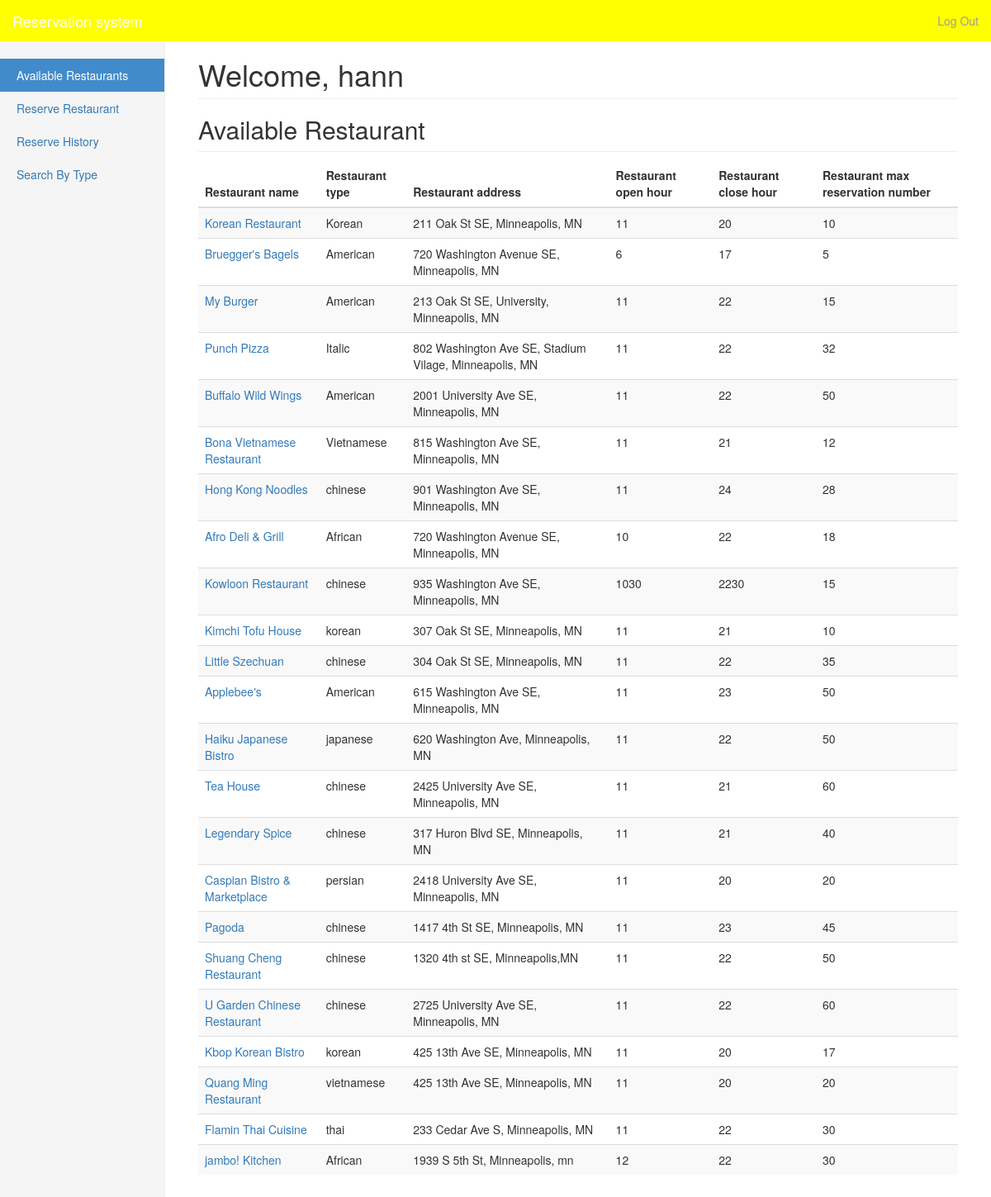
/dashboard (signed in), run on the app's committed database.
### app.py (models this page shows, shortened)
class User(UserMixin, db.Model):
    __tablename__ = 'User'
    user_id = db.Column(db.String(25), primary_key=True)
    user_password = db.Column(db.Integer, unique=True)
    user_Fname = db.Column(db.String(15), unique=True)
    user_Lname = db.Column(db.String(15), unique=True)
    user_phone_number = db.Column(db.String(80), unique=True)

class Restaurant(db.Model):
    __tablename__ = 'Restaurant'
    restaurant_id = db.Column(db.String(25), primary_key=True)
    restaurant_password = db.Column(db.Integer, unique=True)
    restaurant_name = db.Column(db.String(15), unique=True)
    restaurant_type = db.Column(db.String(15), unique=True)
    restaurant_address = db.Column(db.String(50), unique=True)
    open_hour = db.Column(db.Integer, unique=True)
    close_hour = db.Column(db.Integer, unique=True)
    max_capacity = db.Column(db.Integer, unique=True)

### app.py (the view)
@app.route('/dashboard')
@login_required
def dashboard():
    res2 = db.session.execute('select restaurant_name, restaurant_type, restaurant_address, open_hour, close_hour, max_capacity from Restaurant')
    list2 = res2.fetchall()
    return render_template('dashboard.html', name=current_user.user_Lname, list = list2)

### app.py (called while the page is built)
@login_manager.user_loader
def load_user(user_id):
    return User.query.get(user_id)

### templates/dashboard.html (shortened to what this page needs)
{% extends "bootstrap/base.html" %}
{% import "bootstrap/wtf.html" as wtf %}
{% block styles %}
{{super()}}
<link rel="stylesheet" href="{{url_for('.static', filename='dashboard.css')}}">
{% endblock %}
{% block content %}
    <nav class="navbar navbar-inverse navbar-fixed-top"  style="background-color:yellow">
      <div class="container-fluid">
        <div class="navbar-header">
          <a class="navbar-brand" href="#">Reservation system</a>
        </div>
        <div id="navbar" class="navbar-collapse collapse">
          <ul class="nav navbar-nav navbar-right">
            <li><a href="{{ url_for('logout') }}">Log Out</a></li>
          </ul>
        </div>
      </div>
    </nav>
    <div class="container-fluid">
      <div class="row">
        <div class="col-sm-3 col-md-2 sidebar">
          <ul class="nav nav-sidebar">
            <li class="active"><a href="{{ url_for('avail_rests') }}">Available Restaurants <span class="sr-only">(current)</span></a></li>
            <li><a href="{{ url_for('reserve_res') }}">Reserve Restaurant</a></li>
            <li><a href="{{ url_for('reserve_history') }}">Reserve History</a></li>
            <li><a href=" {{ url_for('search_by_type') }}">Search By Type</a></li>
          </ul>
        </div>
        <div class="col-sm-9 col-sm-offset-3 col-md-10 col-md-offset-2 main">
          <h1 class="page-header">Welcome, {{ name }}</h1>
          <h2 class="sub-header">Available Restaurant</h2>
          <div class="table-responsive">
            <table class="table table-striped">
              <thead>
                <tr>
                  <th>Restaurant name</th>
                  <th>Restaurant type</th>
                  <th>Restaurant address</th>
                  <th>Restaurant open hour</th>
                  <th>Restaurant close hour</th>
                  <th>Restaurant max reservation number</th>
                </tr>
              </thead>
              <tbody>
              <form action="/avail_rest">
                {% for info in list %}
                <tr>
                  <td> <a href="{{ url_for('reserve_res') }}"> {{ info[0] }} </a>  </td>
                  <td>{{ info[1] }}</td>
                  <td>{{ info[2] }}</td>
                  <td> {{ info[3] }}</td>
                  <td>{{ info[4] }}</td>
                  <td>{{ info[5] }}</td>
                </tr>
                {% endfor %}
              </form>
              </tbody>
            </table>
          </div>
        </div>
      </div>
    </div>
{% endblock %}

### static/dashboard.css (style rules this page uses)
body { padding-top: 50px; }
.sub-header { padding-bottom: 10px; border-bottom: 1px solid #eee; }
.navbar-fixed-top { border: 0; }
.sidebar { display: none; }
@media (min-width: 768px) { .sidebar { position: fixed; top: 51px; bottom: 0; left: 0; z-index: 1000; display: block; padding: 20px; overflow-x: hidden; overflow-y: auto; background-color: #f5f5f5; border-right: 1px solid #eee; } }
.nav-sidebar { margin-right: -21px; margin-bottom: 20px; margin-left: -20px; }
.nav-sidebar > li > a { padding-right: 20px; padding-left: 20px; }
.nav-sidebar > .active > a, .nav-sidebar > .active > a:hover, .nav-sidebar > .active > a:focus { color: #fff; background-color: #428bca; }
.main { padding: 20px; }
@media (min-width: 768px) { .main { padding-right: 40px; padding-left: 40px; } }
.main .page-header { margin-top: 0; }

### data on the page
User: user_Lname "hann"
Restaurant: restaurant_name "Korean Restaurant", restaurant_type "Korean", restaurant_address "211 Oak St SE, Minneapolis, MN", open_hour "11", close_hour "20", max_capacity "10"
Restaurant: restaurant_name "Bruegger's Bagels", restaurant_type "American", restaurant_address "720 Washington Avenue SE, Minneapolis, MN", open_hour "6", close_hour "17", max_capacity "5"
Restaurant: restaurant_name "My Burger", restaurant_type "American", restaurant_address "213 Oak St SE, University, Minneapolis, MN", open_hour "11", close_hour "22", max_capacity "15"
Restaurant: restaurant_name "Punch Pizza", restaurant_type "Italic", restaurant_address "802 Washington Ave SE, Stadium Vilage, Minneapolis, MN", open_hour "11", close_hour "22", max_capacity "32"
Restaurant: restaurant_name "Buffalo Wild Wings", restaurant_type "American", restaurant_address "2001 University Ave SE, Minneapolis, MN", open_hour "11", close_hour "22", max_capacity "50"
Restaurant: restaurant_name "Bona Vietnamese Restaurant", restaurant_type "Vietnamese", restaurant_address "815 Washington Ave SE, Minneapolis, MN", open_hour "11", close_hour "21", max_capacity "12"
Restaurant: restaurant_name "Hong Kong Noodles", restaurant_type "chinese", restaurant_address "901 Washington Ave SE, Minneapolis, MN", open_hour "11", close_hour "24", max_capacity "28"
Restaurant: restaurant_name "Afro Deli & Grill", restaurant_type "African", restaurant_address "720 Washington Avenue SE, Minneapolis, MN", open_hour "10", close_hour "22", max_capacity "18"
Restaurant: restaurant_name "Kowloon Restaurant", restaurant_type "chinese", restaurant_address "935 Washington Ave SE, Minneapolis, MN", open_hour "1030", close_hour "2230", max_capacity "15"
Restaurant: restaurant_name "Kimchi Tofu House", restaurant_type "korean", restaurant_address "307 Oak St SE, Minneapolis, MN", open_hour "11", close_hour "21", max_capacity "10"
Restaurant: restaurant_name "Little Szechuan", restaurant_type "chinese", restaurant_address "304 Oak St SE, Minneapolis, MN", open_hour "11", close_hour "22", max_capacity "35"
Restaurant: restaurant_name "Applebee's", restaurant_type "American", restaurant_address "615 Washington Ave SE, Minneapolis, MN", open_hour "11", close_hour "23", max_capacity "50"
Restaurant: restaurant_name "Haiku Japanese Bistro", restaurant_type "japanese", restaurant_address "620 Washington Ave, Minneapolis, MN", open_hour "11", close_hour "22", max_capacity "50"
Restaurant: restaurant_name "Tea House", restaurant_type "chinese", restaurant_address "2425 University Ave SE, Minneapolis, MN", open_hour "11", close_hour "21", max_capacity "60"
Restaurant: restaurant_name "Legendary Spice", restaurant_type "chinese", restaurant_address "317 Huron Blvd SE, Minneapolis, MN", open_hour "11", close_hour "21", max_capacity "40"
Restaurant: restaurant_name "Caspian Bistro & Marketplace", restaurant_type "persian", restaurant_address "2418 University Ave SE, Minneapolis, MN", open_hour "11", close_hour "20", max_capacity "20"
Restaurant: restaurant_name "Pagoda", restaurant_type "chinese", restaurant_address "1417 4th St SE, Minneapolis, MN", open_hour "11", close_hour "23", max_capacity "45"
Restaurant: restaurant_name "Shuang Cheng Restaurant", restaurant_type "chinese", restaurant_address "1320 4th st SE, Minneapolis,MN", open_hour "11", close_hour "22", max_capacity "50"
Restaurant: restaurant_name "U Garden Chinese Restaurant", restaurant_type "chinese", restaurant_address "2725 University Ave SE, Minneapolis, MN", open_hour "11", close_hour "22", max_capacity "60"
Restaurant: restaurant_name "Kbop Korean Bistro", restaurant_type "korean", restaurant_address "425 13th Ave SE, Minneapolis, MN", open_hour "11", close_hour "20", max_capacity "17"
Restaurant: restaurant_name "Quang Ming Restaurant", restaurant_type "vietnamese", restaurant_address "425 13th Ave SE, Minneapolis, MN", open_hour "11", close_hour "20", max_capacity "20"
Restaurant: restaurant_name "Flamin Thai Cuisine", restaurant_type "thai", restaurant_address "233 Cedar Ave S, Minneapolis, MN", open_hour "11", close_hour "22", max_capacity "30"
Restaurant: restaurant_name "jambo! Kitchen", restaurant_type "African", restaurant_address "1939 S 5th St, Minneapolis, mn", open_hour "12", close_hour "22", max_capacity "30"
